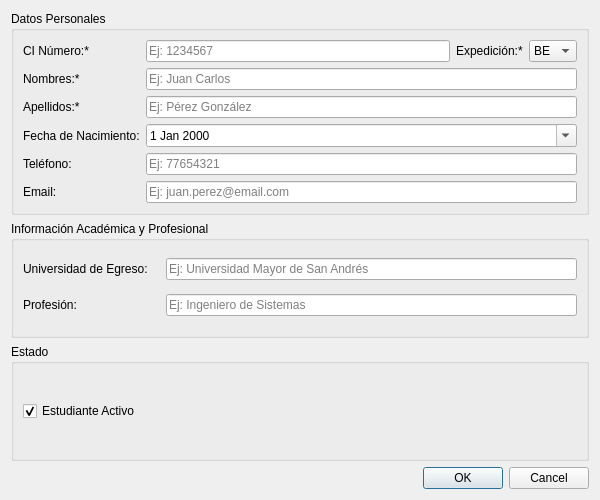
<?xml version="1.0" encoding="UTF-8"?>
<ui version="4.0">
<class>EstudianteFormDialog</class>
<widget class="QDialog" name="EstudianteFormDialog">
 <property name="geometry">
  <rect>
   <x>0</x>
   <y>0</y>
   <width>600</width>
   <height>500</height>
  </rect>
 </property>
 <property name="minimumSize">
  <size>
   <width>600</width>
   <height>500</height>
  </size>
 </property>
 <property name="windowTitle">
  <string>Formulario de Estudiante</string>
 </property>
 <layout class="QVBoxLayout" name="verticalLayout">
  <item>
   <widget class="QGroupBox" name="groupBox">
    <property name="title">
     <string>Datos Personales</string>
    </property>
    <layout class="QGridLayout" name="gridLayout">
     <item row="0" column="0">
      <widget class="QLabel" name="label">
       <property name="text">
        <string>CI Número:*</string>
       </property>
      </widget>
     </item>
     <item row="0" column="1">
      <widget class="QLineEdit" name="txtCINumero">
       <property name="placeholderText">
        <string>Ej: 1234567</string>
       </property>
      </widget>
     </item>
     <item row="0" column="2">
      <widget class="QLabel" name="label_2">
       <property name="text">
        <string>Expedición:*</string>
       </property>
      </widget>
     </item>
     <item row="0" column="3">
      <widget class="QComboBox" name="comboExpedicion">
       <property name="currentText">
        <string>SC</string>
       </property>
       <item>
        <property name="text">
         <string>BE</string>
        </property>
       </item>
       <item>
        <property name="text">
         <string>CH</string>
        </property>
       </item>
       <item>
        <property name="text">
         <string>CB</string>
        </property>
       </item>
       <item>
        <property name="text">
         <string>LP</string>
        </property>
       </item>
       <item>
        <property name="text">
         <string>OR</string>
        </property>
       </item>
       <item>
        <property name="text">
         <string>PD</string>
        </property>
       </item>
       <item>
        <property name="text">
         <string>PT</string>
        </property>
       </item>
       <item>
        <property name="text">
         <string>SC</string>
        </property>
       </item>
       <item>
        <property name="text">
         <string>TJ</string>
        </property>
       </item>
       <item>
        <property name="text">
         <string>EX</string>
        </property>
       </item>
      </widget>
     </item>
     <item row="1" column="0">
      <widget class="QLabel" name="label_3">
       <property name="text">
        <string>Nombres:*</string>
       </property>
      </widget>
     </item>
     <item row="1" column="1" colspan="3">
      <widget class="QLineEdit" name="txtNombres">
       <property name="placeholderText">
        <string>Ej: Juan Carlos</string>
       </property>
      </widget>
     </item>
     <item row="2" column="0">
      <widget class="QLabel" name="label_4">
       <property name="text">
        <string>Apellidos:*</string>
       </property>
      </widget>
     </item>
     <item row="2" column="1" colspan="3">
      <widget class="QLineEdit" name="txtApellidos">
       <property name="placeholderText">
        <string>Ej: Pérez González</string>
       </property>
      </widget>
     </item>
     <item row="3" column="0">
      <widget class="QLabel" name="label_5">
       <property name="text">
        <string>Fecha de Nacimiento:</string>
       </property>
      </widget>
     </item>
     <item row="3" column="1" colspan="3">
      <widget class="QDateEdit" name="dateFechaNacimiento">
       <property name="calendarPopup">
        <bool>true</bool>
       </property>
      </widget>
     </item>
     <item row="4" column="0">
      <widget class="QLabel" name="label_6">
       <property name="text">
        <string>Teléfono:</string>
       </property>
      </widget>
     </item>
     <item row="4" column="1" colspan="3">
      <widget class="QLineEdit" name="txtTelefono">
       <property name="placeholderText">
        <string>Ej: 77654321</string>
       </property>
      </widget>
     </item>
     <item row="5" column="0">
      <widget class="QLabel" name="label_7">
       <property name="text">
        <string>Email:</string>
       </property>
      </widget>
     </item>
     <item row="5" column="1" colspan="3">
      <widget class="QLineEdit" name="txtEmail">
       <property name="placeholderText">
        <string>Ej: juan.perez@email.com</string>
       </property>
      </widget>
     </item>
    </layout>
   </widget>
  </item>
  <item>
   <widget class="QGroupBox" name="groupBox_2">
    <property name="title">
     <string>Información Académica y Profesional</string>
    </property>
    <layout class="QGridLayout" name="gridLayout_2">
     <item row="0" column="0">
      <widget class="QLabel" name="label_8">
       <property name="text">
        <string>Universidad de Egreso:</string>
       </property>
      </widget>
     </item>
     <item row="0" column="1" colspan="3">
      <widget class="QLineEdit" name="txtUniversidad">
       <property name="placeholderText">
        <string>Ej: Universidad Mayor de San Andrés</string>
       </property>
      </widget>
     </item>
     <item row="1" column="0">
      <widget class="QLabel" name="label_9">
       <property name="text">
        <string>Profesión:</string>
       </property>
      </widget>
     </item>
     <item row="1" column="1" colspan="3">
      <widget class="QLineEdit" name="txtProfesion">
       <property name="placeholderText">
        <string>Ej: Ingeniero de Sistemas</string>
       </property>
      </widget>
     </item>
    </layout>
   </widget>
  </item>
  <item>
   <widget class="QGroupBox" name="groupBox_3">
    <property name="title">
     <string>Estado</string>
    </property>
    <layout class="QHBoxLayout" name="horizontalLayout">
     <item>
      <widget class="QCheckBox" name="checkActivo">
       <property name="text">
        <string>Estudiante Activo</string>
       </property>
       <property name="checked">
        <bool>true</bool>
       </property>
      </widget>
     </item>
     <item>
      <spacer name="horizontalSpacer">
       <property name="orientation">
        <enum>Qt::Horizontal</enum>
       </property>
       <property name="sizeHint" stdset="0">
        <size>
         <width>40</width>
         <height>20</height>
        </size>
       </property>
      </spacer>
     </item>
    </layout>
   </widget>
  </item>
  <item>
   <widget class="QDialogButtonBox" name="buttonBox">
    <property name="orientation">
     <enum>Qt::Horizontal</enum>
    </property>
    <property name="standardButtons">
     <set>QDialogButtonBox::Cancel|QDialogButtonBox::Ok</set>
    </property>
   </widget>
  </item>
 </layout>
</widget>
<resources/>
<connections>
 <connection>
  <sender>buttonBox</sender>
  <signal>accepted()</signal>
  <receiver>EstudianteFormDialog</receiver>
  <slot>accept()</slot>
 </connection>
 <connection>
  <sender>buttonBox</sender>
  <signal>rejected()</signal>
  <receiver>EstudianteFormDialog</receiver>
  <slot>reject()</slot>
 </connection>
</connections>
</ui>
